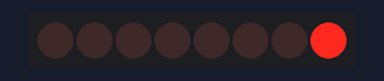
Recording of a program running on a simulated Raspberry Pi (BCM pin numbers). Parts: 8 shift-register outputs drawn as a row of LEDs (first output left, lit = HIGH). What the program prints to the terminal is not drawn.

Above: at 0.05 s.
At 0.65 s:
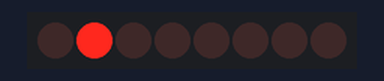
At 1.25 s:
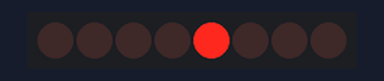
At 1.75 s:
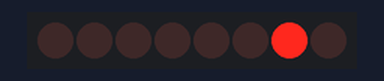
At 2.4 s:
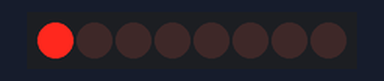
At 3.45 s:
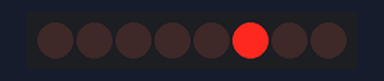
Timing chart, 0 to 3.8 s (numbered marks = the images above):
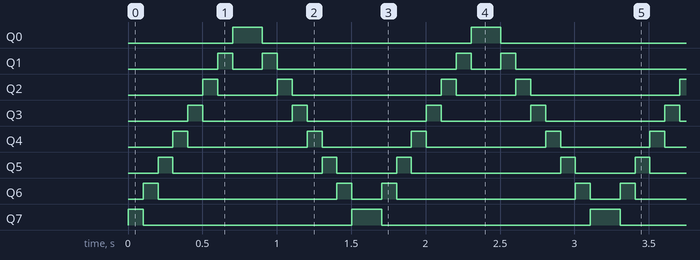

Measured:
- by itself, Q0: alternates HIGH for 0.20 s and LOW for 1.4 s
- by itself, Q1: repeats every 1.6 s: LOW 0.20 s, HIGH 0.10 s, LOW 1.2 s, HIGH 0.10 s
- by itself, Q2: repeats every 1.6 s: LOW 0.40 s, HIGH 0.10 s, LOW 1.0 s, HIGH 0.10 s
- by itself, Q3: repeats every 1.6 s: LOW 0.60 s, HIGH 0.10 s, LOW 0.80 s, HIGH 0.10 s
- by itself, Q4: repeats every 1.6 s: LOW 0.80 s, HIGH 0.10 s, LOW 0.60 s, HIGH 0.10 s
- by itself, Q5: repeats every 1.6 s: LOW 1.0 s, HIGH 0.10 s, LOW 0.40 s, HIGH 0.10 s
- by itself, Q6: repeats every 1.6 s: LOW 1.2 s, HIGH 0.10 s, LOW 0.20 s, HIGH 0.10 s
- by itself, Q7: repeats every 1.6 s: LOW 1.4 s, HIGH 0.20 s

The program:

LightWater02.py
```python
#!/usr/bin/env python3
#############################################################################
# Filename    : LightWater02.py
# Description : Control LED with 74HC595
# Author      : BLONWINER
# modification: 2025/01/01
########################################################################
from gpiozero import OutputDevice
import time
# Defines the data bit that is transmitted preferentially in the shiftOut function.
LSBFIRST = 1
MSBFIRST = 2
# define the pins for 74HC595
dataPin   = OutputDevice(17)      # DS Pin of 74HC595(Pin14)
latchPin  = OutputDevice(27)      # ST_CP Pin of 74HC595(Pin12)
clockPin  = OutputDevice(22)      # CH_CP Pin of 74HC595(Pin11)

# shiftOut function, use bit serial transmission.
def shiftOut(order,val):
    for i in range(0,8):
        clockPin.off()
        if(order == LSBFIRST):
            dataPin.on() if (0x01&(val>>i)==0x01) else dataPin.off()
        elif(order == MSBFIRST):
            dataPin.on() if (0x80&(val<<i)==0x80) else dataPin.off()
        clockPin.on()

def loop():
    while True:
        x=0x01
        for i in range(0,8):
            latchPin.off()# Output low level to latchPin
            shiftOut(LSBFIRST,x) # Send serial data to 74HC595
            latchPin.on()   # Output high level to latchPin, and 74HC595 will update the data to the parallel output port.
            x<<=1 # make the variable move one bit to left once, then the bright LED move one step to the left once.
            time.sleep(0.1)
        x=0x80
        for i in range(0,8):
            latchPin.off()
            shiftOut(LSBFIRST,x)
            latchPin.on()
            x>>=1
            time.sleep(0.1)

def destroy():
    dataPin.close()
    latchPin.close()
    clockPin.close()

if __name__ == '__main__': # Program entrance
    print ('Program is starting...' )
    try:
        loop()
    except KeyboardInterrupt:  # Press ctrl-c to end the program.
        destroy()
        print("Ending program")
```
